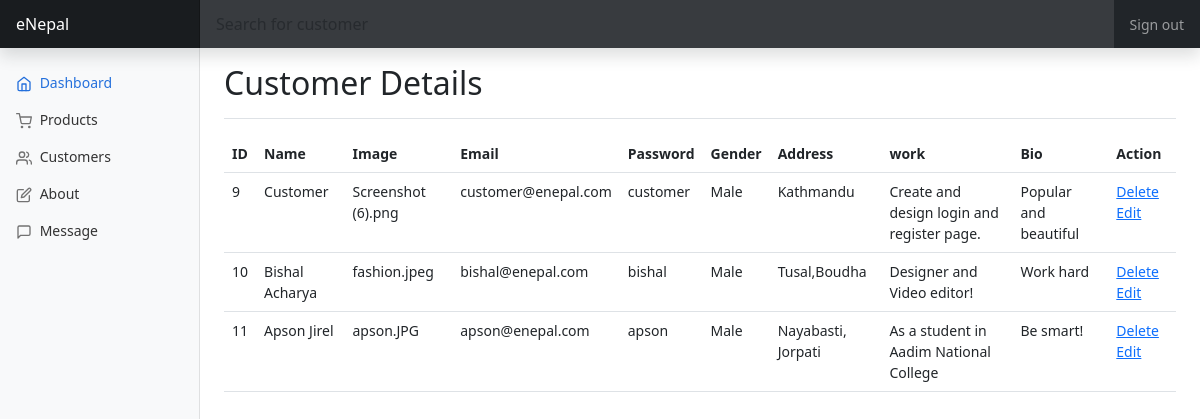
The page /admin/?page=customer_pages&action=list (signed in) on the database its author committed.
### tables this page shows
CREATE TABLE `tbl_customer` (
  `id` int(20) NOT NULL,
  `name` text NOT NULL,
  `filename` varchar(100) NOT NULL,
  `email` varchar(30) NOT NULL,
  `password` varchar(20) NOT NULL,
  `gender` text NOT NULL,
  `address` varchar(20) NOT NULL,
  `work` varchar(50) NOT NULL,
  `bio` varchar(30) NOT NULL
);

### admin/customer_list/list.php (the view)
<?php
$sql = "SELECT id, name, filename, email, password, gender, address,work, bio FROM tbl_customer";
$result = $conn->query($sql);
?>
<div class="d-flex justify-content-between flex-wrap flex-md-nowrap align-items-center pt-3 pb-2 mb-3 border-bottom">
    <h1 class="h2">Customer Details</h1>
</div>
<div class="row">
    <div class="col-12">
            <table class="table">
        <thead>
            <tr>
                <th>ID</th>
                <th>Name</th>
                <th>Image</th>
                <th>Email</th>
                <th>Password</th>
                <th>Gender</th>
                <th>Address</th>
                <th>work</th>
                <th>Bio</th>
                <th>Action</th>
            </tr>
        </thead>
        <tbody>
            <?php
            if ($result->num_rows > 0) {
                while($row = $result->fetch_assoc()) {
            ?>
                <tr>
                    <td><?php echo $row['id'] ?></td>
                    <td><?php echo $row['name'] ?></td>
                    <td><?php echo $row['filename'] ?></td>
                    <td><?php echo $row['email'] ?></td>
                    <td><?php echo $row['password'] ?></td>
                    <td><?php echo $row['gender'] ?></td>
                    <td><?php echo $row['address'] ?></td>
                    <td><?php echo $row['work'] ?></td>
                    <td><?php echo $row['bio'] ?></td>
                    <td>
                        <a href="?page=customer_pages&action=delete&id=<?php echo $row['id'] ?>" onclick="return confirm('Are you sure?')">Delete</a>
                        <a href="?page=customer_pages&action=edit&id=<?php echo $row['id'] ?>">Edit</a>
                    </td>
                </tr>
            <?php
                }
            }
            ?>
        </tbody>
    </table>
    </div>
</div>

### admin/design/dashboard.css (style rules this page uses)
body { font-size: .875rem; }

### rows shown on the page
tbl_customer: id "9", name "Customer", filename "Screenshot (6).png", email "customer@enepal.com", password "customer", gender "Male", address "Kathmandu", work "Create and design login and register page.", bio "Popular and beautiful"
tbl_customer: id "10", name "Bishal Acharya", filename "fashion.jpeg", email "bishal@enepal.com", password "bishal", gender "Male", address "Tusal,Boudha", work "Designer and Video editor!", bio "Work hard"
tbl_customer: id "11", name "Apson Jirel", filename "apson.JPG", email "apson@enepal.com", password "apson", gender "Male", address "Nayabasti, Jorpati", work "As a student in Aadim National College", bio "Be smart!"
